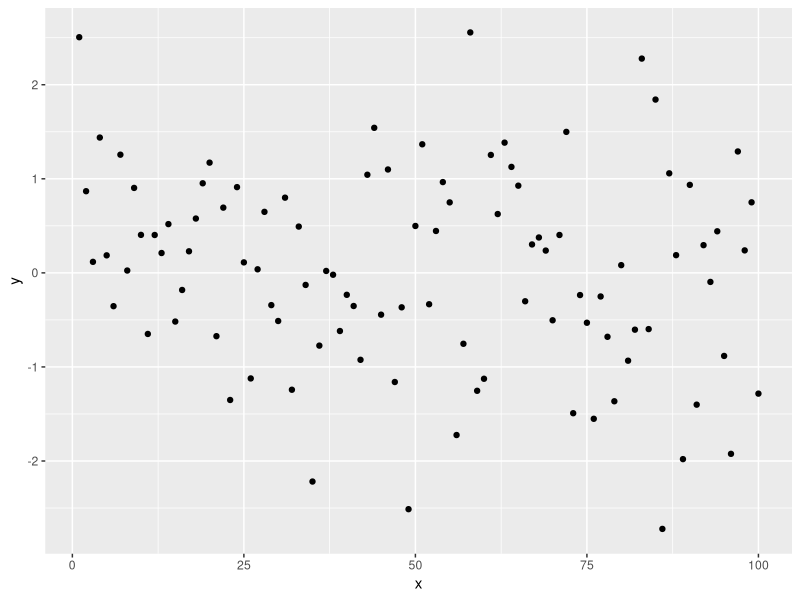

R code for this plot:
## ---- chunk 1
knitr::opts_chunk$set(collapse = TRUE)
library(ggplot2)
## ---- chunk 2
library(tidyr)
library(tidyverse)

data.frame(x=seq(1, 100, 1), y=rnorm(100)) %>%
  ggplot(aes(x=x, y=y)) + 
  geom_point()

